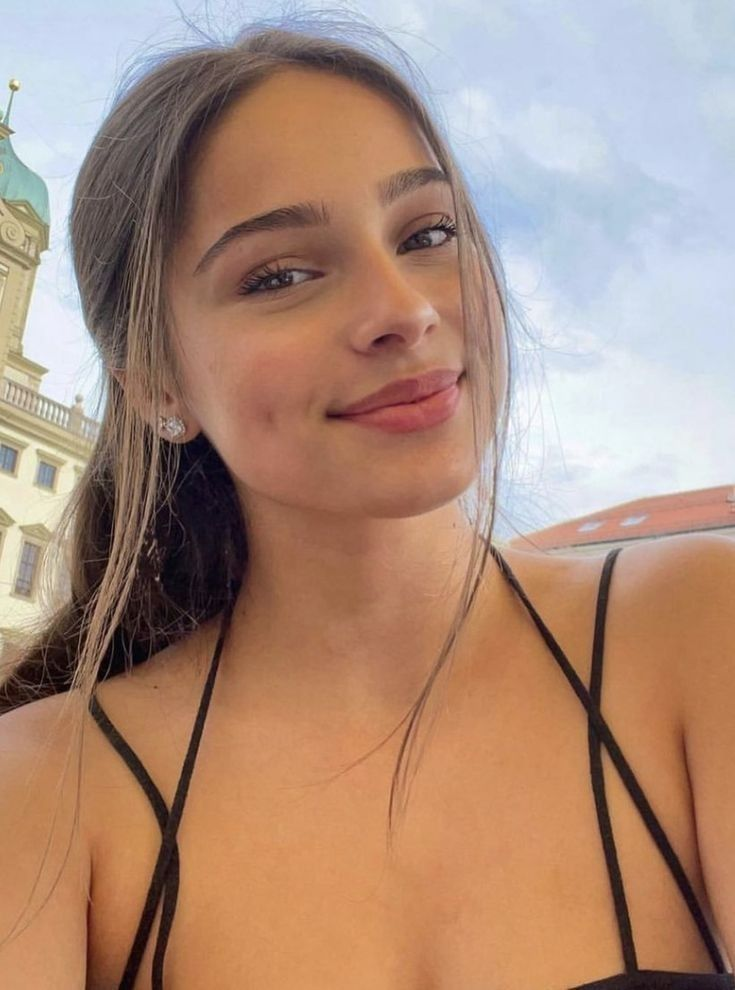
#> input picture face2.jpeg, 735 x 990 px, found by its file name
$ python main.py
#> lines starting #> are read from the running program, lines starting #| are printed output that depends on the picture; after the words box and inside, x2 and y2 are one past the last pixel; in counts of white or black regions, pixels touching at a corner belong together
### src/utils/image_processing.py
from typing import Tuple
import cv2
import numpy as np
from ..core.exceptions import ImageProcessingError


def load_image(image_path: str) -> np.ndarray:
    """
    Load and validate an image from the given path.

    Args:
        image_path (str): Path to the image file

    Returns:
        np.ndarray: Loaded image in BGR format

    Raises:
        ImageProcessingError: If the image cannot be loaded
    """
#> called with image_path = 'data/face2.jpeg'
    image = cv2.imread(image_path)
#> image is the input picture: shape (990, 735, 3); mean B, G, R 123.6, 140.9, 172.4
    if image is None:
        raise ImageProcessingError(f"Failed to load image: {image_path}")
    return image


def preprocess_image(
    image: np.ndarray, target_size: Tuple[int, int] = (300, 300)
) -> np.ndarray:
    """
    Preprocess the input image for color detection.

    Args:
        image (np.ndarray): Input image in BGR format
        target_size (tuple): Target size for resizing

    Returns:
        np.ndarray: Preprocessed image in LAB color space
    """
#> called with target_size = (300, 300)
    resized = cv2.resize(image, target_size)
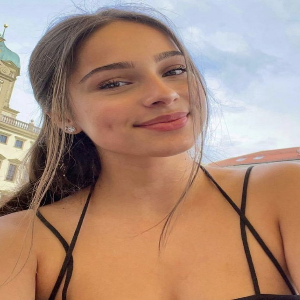
#> resized: shape (300, 300, 3); mean B, G, R 123.6, 140.8, 172.3
    blurred = cv2.GaussianBlur(resized, (5, 5), 0)
    return cv2.cvtColor(blurred, cv2.COLOR_BGR2LAB)
#> returned value: shape (300, 300, 3); mean of channels 0, 1, 2 154.9, 138.9, 142.6

### src/utils/segmentation.py
import cv2
import numpy as np
from ..core.exceptions import ImageProcessingError


def segment_skin(lab_image: np.ndarray) -> np.ndarray:
    """
    Segment skin regions from the LAB color space image.

    Args:
        lab_image (np.ndarray): Input image in LAB color space

    Returns:
        np.ndarray: Binary mask of skin regions
    """
    lower_skin = np.array([20, 130, 130])
    upper_skin = np.array([255, 180, 180])
    mask = cv2.inRange(lab_image, lower_skin, upper_skin)
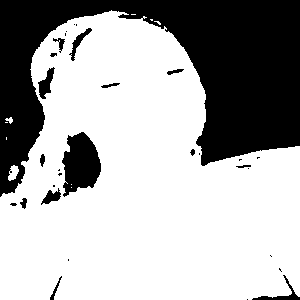
#> mask: shape (300, 300); 67.8% white; 31 black regions (16 under 20 px), largest, box (x1, y1, x2, y2) and area: (0, 0, 300, 197) 25985, (62, 132, 101, 197) 1720, (38, 67, 55, 99) 255
    kernel = cv2.getStructuringElement(cv2.MORPH_ELLIPSE, (11, 11))
    mask = cv2.erode(mask, kernel, iterations=2)
#> mask: shape (300, 300); 50.5% white; 4 black regions, box (x1, y1, x2, y2) and area: (0, 0, 300, 219) 40971, (237, 245, 300, 300) 1706, (40, 249, 79, 300) 1112, (91, 73, 130, 98) 751
    mask = cv2.dilate(mask, kernel, iterations=2)
#> mask: shape (300, 300); 63.7% white; 8 black regions (4 under 20 px), largest, box (x1, y1, x2, y2) and area: (0, 0, 300, 209) 32171, (250, 274, 300, 300) 338, (50, 276, 62, 300) 66, (101, 83, 120, 88) 47
    return mask


def segment_hair(lab_image: np.ndarray) -> np.ndarray:
    """
    Segment hair regions from the LAB color space image.

    Args:
        lab_image (np.ndarray): Input image in LAB color space

    Returns:
        np.ndarray: Binary mask of hair regions
    """
    l_channel = lab_image[:, :, 0]
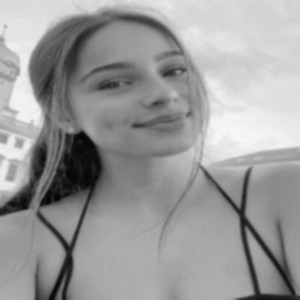
#> l_channel: shape (300, 300); min 5, max 248, mean 154.9
    _, hair_mask = cv2.threshold(l_channel, 50, 255, cv2.THRESH_BINARY_INV)
#> hair_mask: shape (300, 300); 5.3% white; 12 white regions (4 under 20 px), largest, box (x1, y1, x2, y2) and area: (40, 131, 102, 229) 2438, (219, 183, 300, 300) 867, (47, 224, 78, 300) 512
    kernel = cv2.getStructuringElement(cv2.MORPH_ELLIPSE, (5, 5))
    hair_mask = cv2.erode(hair_mask, kernel, iterations=1)
#> hair_mask: shape (300, 300); 2.5% white; 19 white regions (14 under 20 px), largest, box (x1, y1, x2, y2) and area: (43, 134, 100, 203) 1827, (9, 194, 30, 210) 154, (249, 295, 298, 300) 117, (37, 150, 44, 177) 86, (64, 257, 70, 270) 42
    hair_mask = cv2.dilate(hair_mask, kernel, iterations=1)
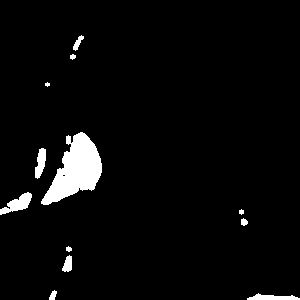
#> hair_mask: shape (300, 300); 3.9% white; 12 white regions (1 under 20 px), largest, box (x1, y1, x2, y2) and area: (41, 132, 102, 205) 2332, (0, 192, 32, 215) 342, (247, 293, 300, 300) 224
    return hair_mask


def segment_eyes(lab_image: np.ndarray) -> np.ndarray:
    """
    Segment eye regions using Haar cascade classifier.

    Args:
        lab_image (np.ndarray): Input image in LAB color space

    Returns:
        np.ndarray: Binary mask of eye regions

    Raises:
        ImageProcessingError: If eye cascade classifier cannot be loaded
    """
    try:
        # Convert to grayscale for eye detection
        gray = cv2.cvtColor(
            cv2.cvtColor(lab_image, cv2.COLOR_LAB2BGR), cv2.COLOR_BGR2GRAY
        )

        # Load the eye cascade classifier
        cascade_path = cv2.data.haarcascades + "haarcascade_eye.xml"
        eye_cascade = cv2.CascadeClassifier(cascade_path)

        if eye_cascade.empty():
            raise ImageProcessingError("Failed to load eye cascade classifier")

        # Detect eyes
        eyes = eye_cascade.detectMultiScale(gray, scaleFactor=1.3, minNeighbors=5)
#> eyes = [[150, 51, 40, 40], [87, 60, 46, 46]]

        # Create mask
        mask = np.zeros(gray.shape, dtype=np.uint8)

        # If no eyes detected, return empty mask
        if len(eyes) == 0:
            return mask

        # Draw detected eye regions on mask
        for x, y, w, h in eyes:
            cv2.rectangle(mask, (x, y), (x + w, y + h), (255, 255, 255), -1)
#> this loop made 2 passes
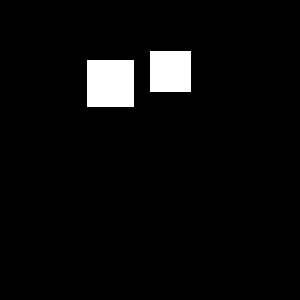
#> mask: shape (300, 300); 4.3% white; 2 white regions, box (x1, y1, x2, y2) and area: (87, 60, 134, 107) 2209, (150, 51, 191, 92) 1681

        return mask

    except Exception as e:
        raise ImageProcessingError(f"Eye detection failed: {str(e)}")

### src/utils/color_analysis.py
from typing import Tuple
import cv2
import numpy as np


def analyze_color(image: np.ndarray, mask: np.ndarray) -> Tuple[float, float, float]:
    """
    Analyze the dominant color in the masked region of an image.

    Args:
        image (np.ndarray): Input image in LAB color space
        mask (np.ndarray): Binary mask for the region of interest

    Returns:
        tuple: Average BGR color values
    """
    masked = cv2.bitwise_and(image, image, mask=mask)
#> masked: shape (300, 300, 3); mean of channels 0, 1, 2 87.9, 92.3, 98
    bgr = cv2.cvtColor(masked, cv2.COLOR_LAB2BGR)
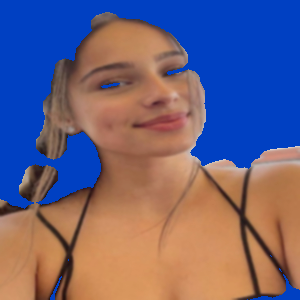
#> bgr: shape (300, 300, 3); mean B, G, R 125, 98.5, 108.8
    mean_values = cv2.mean(bgr, mask=mask)
#> mean_values = (85.7, 118.1, 170.6, 0)
    return (mean_values[0], mean_values[1], mean_values[2])


def rgb_to_hex(rgb: Tuple[float, float, float]) -> str:
    """
    Convert RGB color values to hexadecimal format.

    Args:
        rgb (tuple): RGB color values

    Returns:
        str: Color in hexadecimal format
    """
    return "#{:02x}{:02x}{:02x}".format(int(rgb[2]), int(rgb[1]), int(rgb[0]))

### src/core/color_detector.py
from typing import Dict
from ..utils.image_processing import load_image, preprocess_image
from ..utils.color_analysis import analyze_color, rgb_to_hex
from ..utils.validators import validate_image_path
from ..utils.segmentation import segment_skin, segment_hair, segment_eyes
from .exceptions import ImageProcessingError


def detect_facial_colors(image_path: str) -> Dict[str, str]:
    """
    Detect dominant colors in facial features (skin, hair, and eyes).

    Args:
        image_path (str): Path to the input image

    Returns:
        dict: Dictionary containing hex color codes for skin, hair, and eyes

    Raises:
        InvalidImageError: If the image is invalid or cannot be processed
        ImageProcessingError: If color detection fails
    """
    try:
        # Validate image path
        validate_image_path(image_path)

        # Load and preprocess image
        image = load_image(image_path)
        preprocessed = preprocess_image(image)

        # Segment facial features
        skin_mask = segment_skin(preprocessed)
        hair_mask = segment_hair(preprocessed)
        eye_mask = segment_eyes(preprocessed)

        # Analyze colors
        skin_color = analyze_color(preprocessed, skin_mask)
#> skin_color = (85.7, 118.1, 170.6)
        hair_color = analyze_color(preprocessed, hair_mask)
#> in analyze_color (call 2), `masked = cv2.bitwise_and(image, image, mask=mask)`: masked: shape (300, 300, 3); mean of channels 0, 1, 2 1, 5.3, 5
#> hair_color = (27.64, 23.06, 36.07)
        eye_color = analyze_color(preprocessed, eye_mask)
#> in analyze_color (call 3), `masked = cv2.bitwise_and(image, image, mask=mask)`: masked: shape (300, 300, 3); mean of channels 0, 1, 2 5.4, 6.2, 6.3
#> in analyze_color (call 3), `bgr = cv2.cvtColor(masked, cv2.COLOR_LAB2BGR)`:
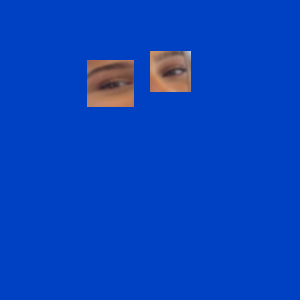
#> bgr: shape (300, 300, 3); mean B, G, R 189.4, 65.9, 6.5
#> in analyze_color (call 3), `mean_values = cv2.mean(bgr, mask=mask)`: mean_values = (87.54, 107, 149.6, 0)
#> eye_color = (87.54, 107, 149.6)

        # Convert to hex format
        return {
            "skin_color": rgb_to_hex(skin_color),
            "hair_color": rgb_to_hex(hair_color),
            "eye_color": rgb_to_hex(eye_color),
        }

    except Exception as e:
        raise ImageProcessingError(f"Color detection failed: {str(e)}")

### src/utils/validators.py
import os

from ..core.exceptions import InvalidImageError


def validate_image_path(image_path: str) -> None:
    """
    Validate if the image path exists and is a supported format.

    Args:
        image_path (str): Path to the image file

    Raises:
        InvalidImageError: If the image path is invalid or unsupported
    """
    if not os.path.exists(image_path):
        raise InvalidImageError(f"Image not found: {image_path}")

    supported_formats = [".jpg", ".jpeg", ".png", ".bmp"]
    if not any(image_path.lower().endswith(fmt) for fmt in supported_formats):
        raise InvalidImageError(
            f"Unsupported image format. Supported formats: {supported_formats}"
        )

### main.py
from src.core.exceptions import ImageProcessingError


def main():
    try:
        from src.core.color_detector import detect_facial_colors

        image_path = "data/face2.jpeg"
        colors = detect_facial_colors(image_path)
#> colors = {'skin_color': '#aa7655', 'hair_color': '#24171b', 'eye_color': '#956b57'}
        print("Detected colors:")
        print(f"Skin: {colors['skin_color']}")
#| Skin: #aa7655
        print(f"Hair: {colors['hair_color']}")
#| Hair: #24171b
        print(f"Eyes: {colors['eye_color']}")
#| Eyes: #956b57
    except ImageProcessingError as e:
        print(f"Error: {str(e)}")
    except Exception as e:
        print(f"Unexpected error: {str(e)}")


if __name__ == "__main__":
    main()

$ run again, with face.jpeg copied over face2.jpeg
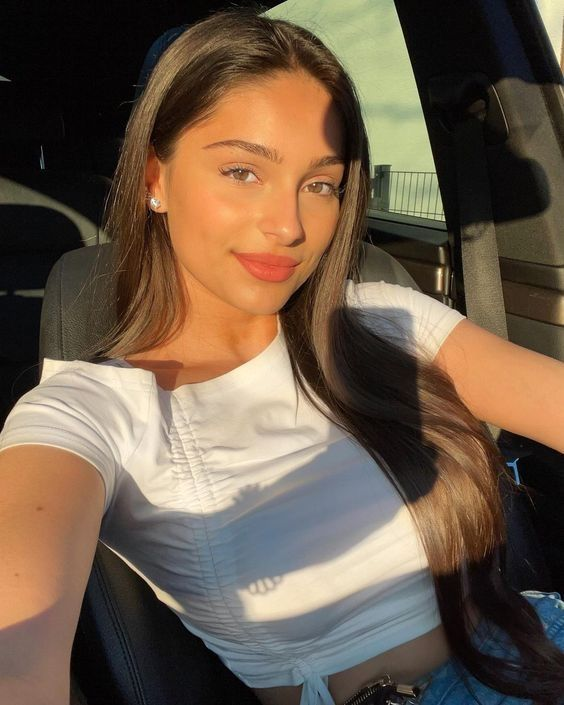
#> input picture face.jpeg, 564 x 705 px, found by its file name
#> in load_image, image is the input picture: shape (705, 564, 3); mean B, G, R 73.5, 91, 109.2
#> in segment_skin, `mask = cv2.inRange(lab_image, lower_skin, upper_skin)`:
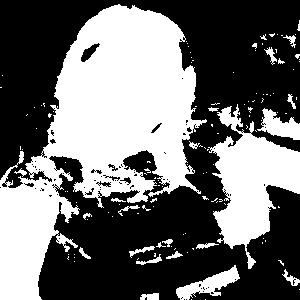
#> mask: shape (300, 300); 42.4% white; 129 white regions (106 under 20 px), largest, box (x1, y1, x2, y2) and area: (0, 4, 207, 300) 28232, (208, 104, 300, 269) 6891, (176, 265, 240, 300) 863
#> eyes = [[115, 61, 26, 26]]
#> the loop in segment_eyes, `for x, y, w, h in eyes:` made 1 pass
#> masked: shape (300, 300, 3); mean of channels 0, 1, 2 40.9, 47, 51.2
#> mean_values = (68.56, 107.1, 158.6, 0)
#> skin_color = (68.56, 107.1, 158.6)
#> masked: shape (300, 300, 3); mean of channels 0, 1, 2 5.1, 43.3, 43.2
#> hair_color = (15.57, 16.5, 19.84)
#> masked: shape (300, 300, 3); mean of channels 0, 1, 2 1.3, 1.2, 1.4
#> in analyze_color (call 3), `bgr = cv2.cvtColor(masked, cv2.COLOR_LAB2BGR)`:
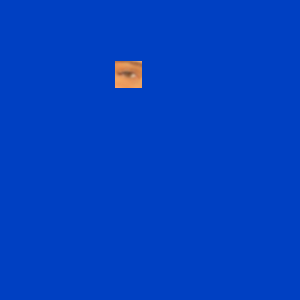
#> bgr: shape (300, 300, 3); mean B, G, R 193.1, 64.6, 1.7
#> mean_values = (87.35, 140.6, 212.1, 0)
#> eye_color = (87.35, 140.6, 212.1)
#> colors = {'skin_color': '#9e6b44', 'hair_color': '#13100f', 'eye_color': '#d48c57'}
#| Skin: #9e6b44
#| Hair: #13100f
#| Eyes: #d48c57
